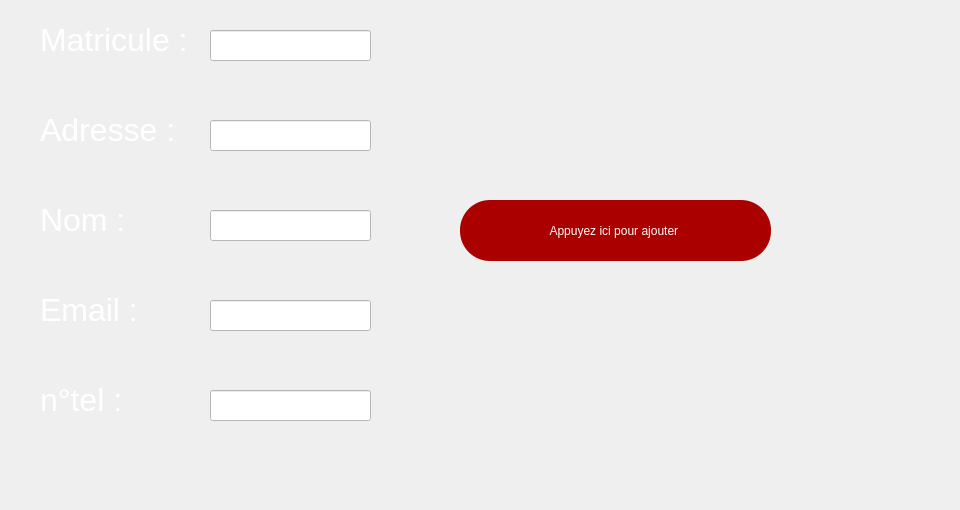
     <widget class="QWidget" name="tab_5">
      <attribute name="title">
       <string>Ajouter</string>
      </attribute>
      <widget class="QPushButton" name="ajoutf">
       <property name="geometry">
        <rect>
         <x>460</x>
         <y>200</y>
         <width>311</width>
         <height>61</height>
        </rect>
       </property>
       <property name="styleSheet">
        <string notr="true">font: 16pt &quot;MS Shell Dlg 2&quot;;
color: rgb(255, 255, 255);
background-color: rgb(170, 0, 0);
border-radius: 30px;</string>
       </property>
       <property name="text">
        <string>Appuyez ici pour ajouter </string>
       </property>
       <property name="icon">
        <iconset resource="rs.qrc">
         <normaloff>:/img/rs/add.png</normaloff>:/img/rs/add.png</iconset>
       </property>
       <property name="iconSize">
        <size>
         <width>50</width>
         <height>50</height>
        </size>
       </property>
      </widget>
      <widget class="QLineEdit" name="lineEdit_a">
       <property name="geometry">
        <rect>
         <x>210</x>
         <y>120</y>
         <width>161</width>
         <height>31</height>
        </rect>
       </property>
       <property name="styleSheet">
        <string notr="true">font: italic 22pt &quot;High Tower Text&quot;;
background-color: rgb(255, 255, 255);</string>
       </property>
      </widget>
      <widget class="QLabel" name="label_26">
       <property name="geometry">
        <rect>
         <x>40</x>
         <y>290</y>
         <width>141</width>
         <height>41</height>
        </rect>
       </property>
       <property name="styleSheet">
        <string notr="true">color: rgb(255, 255, 255);</string>
       </property>
       <property name="text">
        <string>&lt;html&gt;&lt;head/&gt;&lt;body&gt;&lt;p&gt;&lt;span style=&quot; font-size:24pt;&quot;&gt;Email :&lt;/span&gt;&lt;/p&gt;&lt;/body&gt;&lt;/html&gt;</string>
       </property>
      </widget>
      <widget class="QLabel" name="label_19">
       <property name="geometry">
        <rect>
         <x>40</x>
         <y>20</y>
         <width>151</width>
         <height>41</height>
        </rect>
       </property>
       <property name="styleSheet">
        <string notr="true">color: rgb(255, 255, 255);</string>
       </property>
       <property name="text">
        <string>&lt;html&gt;&lt;head/&gt;&lt;body&gt;&lt;p&gt;&lt;span style=&quot; font-size:24pt;&quot;&gt;Matricule :&lt;/span&gt;&lt;/p&gt;&lt;/body&gt;&lt;/html&gt;</string>
       </property>
      </widget>
      <widget class="QLineEdit" name="lineEdit_m">
       <property name="geometry">
        <rect>
         <x>210</x>
         <y>30</y>
         <width>161</width>
         <height>31</height>
        </rect>
       </property>
       <property name="styleSheet">
        <string notr="true">font: italic 22pt &quot;High Tower Text&quot;;
background-color: rgb(255, 255, 255);</string>
       </property>
      </widget>
      <widget class="QLineEdit" name="lineEdit_e">
       <property name="geometry">
        <rect>
         <x>210</x>
         <y>300</y>
         <width>161</width>
         <height>31</height>
        </rect>
       </property>
       <property name="styleSheet">
        <string notr="true">font: italic 22pt &quot;High Tower Text&quot;;
background-color: rgb(255, 255, 255);</string>
       </property>
      </widget>
      <widget class="QLabel" name="label_20">
       <property name="geometry">
        <rect>
         <x>40</x>
         <y>200</y>
         <width>141</width>
         <height>41</height>
        </rect>
       </property>
       <property name="styleSheet">
        <string notr="true">color: rgb(255, 255, 255);</string>
       </property>
       <property name="text">
        <string>&lt;html&gt;&lt;head/&gt;&lt;body&gt;&lt;p&gt;&lt;span style=&quot; font-size:24pt;&quot;&gt;Nom :&lt;/span&gt;&lt;/p&gt;&lt;/body&gt;&lt;/html&gt;</string>
       </property>
      </widget>
      <widget class="QLineEdit" name="lineEdit_t">
       <property name="geometry">
        <rect>
         <x>210</x>
         <y>390</y>
         <width>161</width>
         <height>31</height>
        </rect>
       </property>
       <property name="styleSheet">
        <string notr="true">font: italic 22pt &quot;High Tower Text&quot;;
background-color: rgb(255, 255, 255);</string>
       </property>
      </widget>
      <widget class="QLineEdit" name="lineEdit_n">
       <property name="geometry">
        <rect>
         <x>210</x>
         <y>210</y>
         <width>161</width>
         <height>31</height>
        </rect>
       </property>
       <property name="styleSheet">
        <string notr="true">font: italic 22pt &quot;High Tower Text&quot;;
background-color: rgb(255, 255, 255);</string>
       </property>
      </widget>
      <widget class="QLabel" name="label_27">
       <property name="geometry">
        <rect>
         <x>40</x>
         <y>380</y>
         <width>141</width>
         <height>41</height>
        </rect>
       </property>
       <property name="styleSheet">
        <string notr="true">color: rgb(255, 255, 255);</string>
       </property>
       <property name="text">
        <string>&lt;html&gt;&lt;head/&gt;&lt;body&gt;&lt;p&gt;&lt;span style=&quot; font-size:24pt;&quot;&gt;n°tel :&lt;/span&gt;&lt;/p&gt;&lt;/body&gt;&lt;/html&gt;</string>
       </property>
      </widget>
      <widget class="QLabel" name="label_21">
       <property name="geometry">
        <rect>
         <x>40</x>
         <y>110</y>
         <width>141</width>
         <height>41</height>
        </rect>
       </property>
       <property name="styleSheet">
        <string notr="true">color: rgb(255, 255, 255);</string>
       </property>
       <property name="text">
        <string>&lt;html&gt;&lt;head/&gt;&lt;body&gt;&lt;p&gt;&lt;span style=&quot; font-size:24pt;&quot;&gt;Adresse :&lt;/span&gt;&lt;/p&gt;&lt;/body&gt;&lt;/html&gt;</string>
       </property>
      </widget>
      <widget class="QLabel" name="label_22">
       <property name="geometry">
        <rect>
         <x>0</x>
         <y>0</y>
         <width>951</width>
         <height>501</height>
        </rect>
       </property>
       <property name="styleSheet">
        <string notr="true">background-image: url(:/img/rs/ajoutempback.jpg);</string>
       </property>
       <property name="text">
        <string/>
       </property>
      </widget>
      <zorder>label_22</zorder>
      <zorder>ajoutf</zorder>
      <zorder>lineEdit_a</zorder>
      <zorder>label_26</zorder>
      <zorder>label_19</zorder>
      <zorder>lineEdit_m</zorder>
      <zorder>lineEdit_e</zorder>
      <zorder>label_20</zorder>
      <zorder>lineEdit_t</zorder>
      <zorder>lineEdit_n</zorder>
      <zorder>label_27</zorder>
      <zorder>label_21</zorder>
     </widget>
